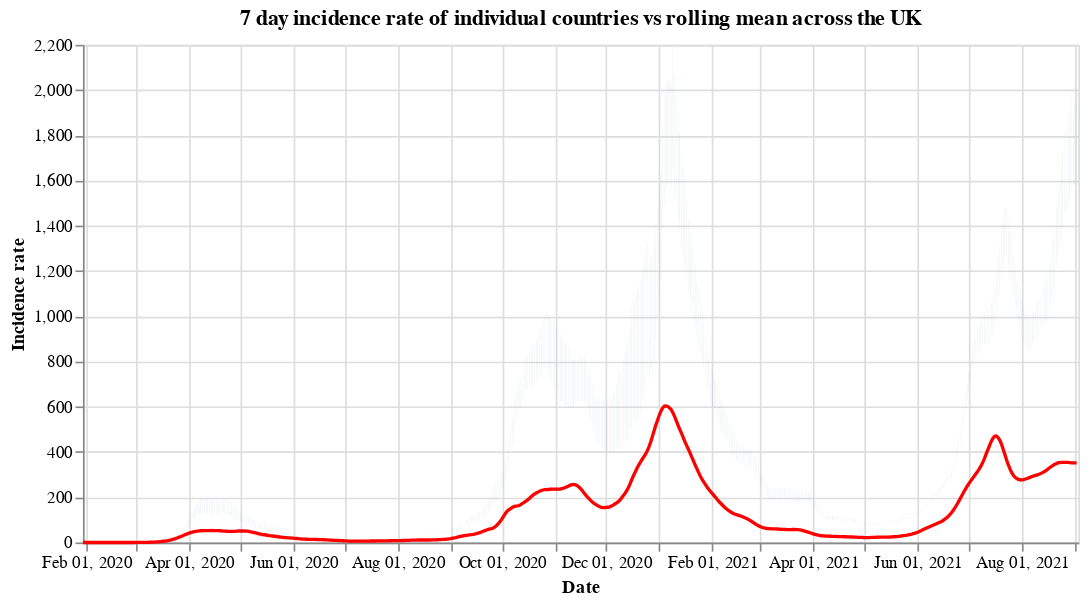

Here is the notebook cell this chart was saved with:
### Code cell
#collapse
countries = uk_cases['areaName'].unique()
countries.sort()

selection = alt.selection_single(
    name='Select',
    fields=['areaName'],
    init={'areaName': 'Wales'},
    bind={'areaName': alt.binding_select(options=countries)}
)

# scatter plot, modify opacity based on selection
bars = alt.Chart(uk_cases).mark_bar().add_selection(
    selection
).encode(
    x=alt.X("yearmonthdate(date):T", axis=alt.Axis(title='Date')),
    y=alt.Y("weeklyCasesRate:Q", axis=alt.Axis(title='Incidence rate')),
    tooltip='weeklyCasesRate:Q',
    opacity=alt.condition(selection, alt.value(1), alt.value(0))
).properties(title=f'7 day incidence rate of individual countries vs rolling mean across the UK', width=600)

line = alt.Chart(overview_cases).mark_line(
    color='red',
    size=2,
).transform_window(
    rolling_mean='mean(weeklyCasesRate)',
    frame=[0, 7]
).encode(
    x='yearmonthdate(date):T',
    y='rolling_mean:Q'
)

alt.layer(bars, line)

### Figure 1 — Vega-Lite specification as saved in the notebook (floating-point values rounded to 4 significant figures; data arrays with more than 128 entries replaced by an {"elided": "..."} marker saying what was removed)
{"config": {"view": {"continuousWidth": 400, "continuousHeight": 300}}, "layer": [{"data": {"name": "data-4869f13f1154a270f5e2d8381f7f0197"}, "mark": "bar", "encoding": {"opacity": {"condition": {"value": 1, "selection": "Select"}, "value": 0}, "tooltip": {"type": "quantitative", "field": "weeklyCasesRate"}, "x": {"type": "temporal", "axis": {"title": "Date"}, "field": "date", "timeUnit": "yearmonthdate"}, "y": {"type": "quantitative", "axis": {"title": "Incidence rate"}, "field": "weeklyCasesRate"}}, "selection": {"Select": {"type": "single", "fields": ["areaName"], "init": {"areaName": "Wales"}, "bind": {"areaName": {"input": "select", "options": ["England", "Northern Ireland", "Scotland", "Wales"]}}}}, "title": "7 day incidence rate of individual countries vs rolling mean across the UK", "width": 600}, {"data": {"name": "data-83ec26def77285cdd46ff1de0ffb642a"}, "mark": {"type": "line", "color": "red", "size": 2}, "encoding": {"x": {"type": "temporal", "field": "date", "timeUnit": "yearmonthdate"}, "y": {"type": "quantitative", "field": "rolling_mean"}}, "transform": [{"window": [{"op": "mean", "field": "weeklyCasesRate", "as": "rolling_mean"}], "frame": [0, 7]}]}], "$schema": "https://vega.github.io/schema/vega-lite/v4.8.1.json", "datasets": {"data-4869f13f1154a270f5e2d8381f7f0197": {"elided": "2236 records"}, "data-83ec26def77285cdd46ff1de0ffb642a": {"elided": "582 records"}}}
